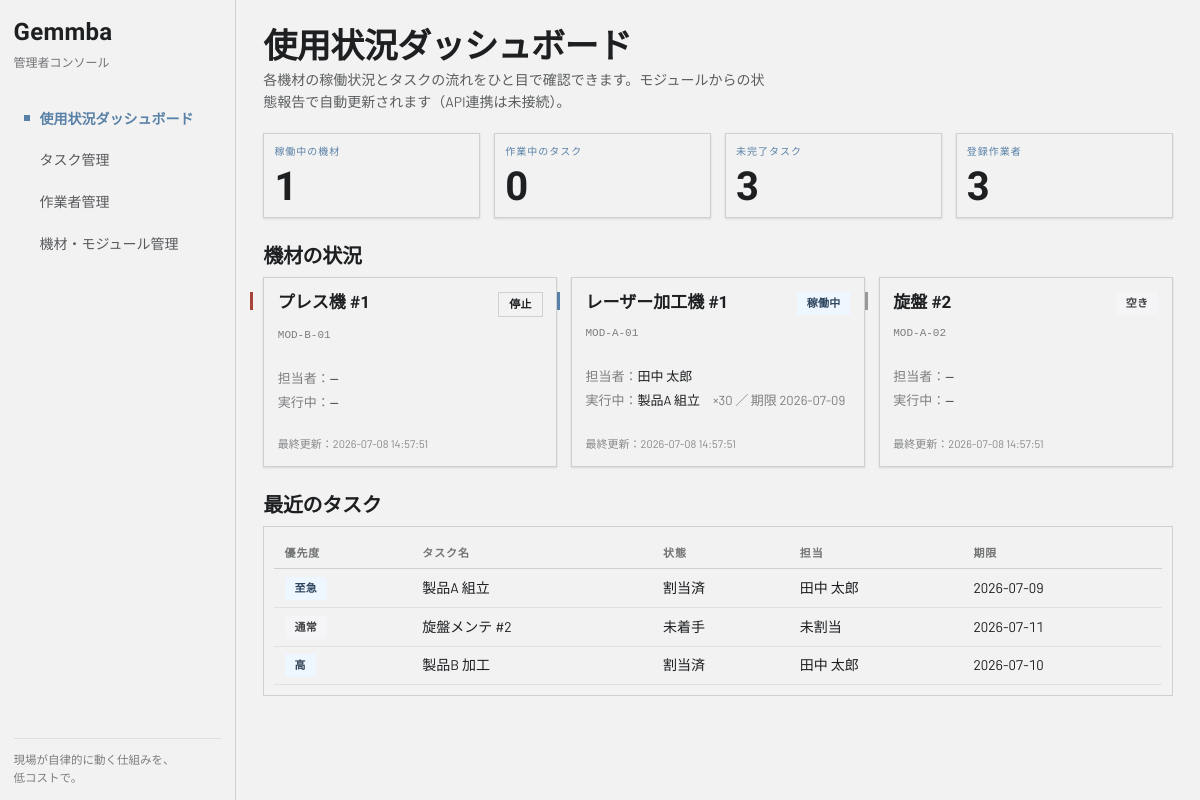
Before: / with the older database file.
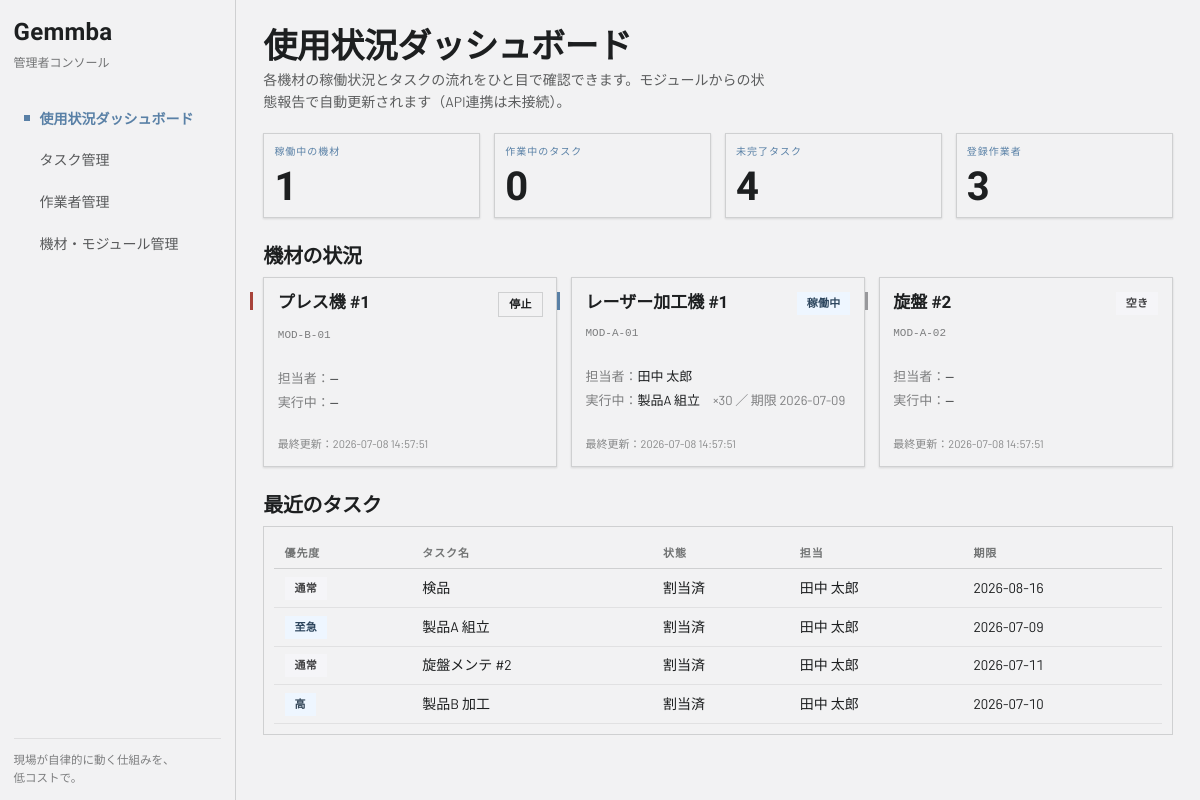
After: the same page with the newer database file.
### tables this page shows
CREATE TABLE equipment (
    id INTEGER PRIMARY KEY AUTOINCREMENT,
    name TEXT NOT NULL,
    module_id TEXT UNIQUE,                      -- モジュール(ESP32)の識別子
    status TEXT NOT NULL DEFAULT 'idle',        -- idle / working / stopped / maintenance
    current_worker_id INTEGER REFERENCES workers(id),
    current_task_id INTEGER REFERENCES tasks(id),
    updated_at TEXT DEFAULT (datetime('now', 'localtime'))
);

CREATE TABLE workers (
    id INTEGER PRIMARY KEY AUTOINCREMENT,
    name TEXT NOT NULL,
    years_of_service REAL NOT NULL DEFAULT 0,   -- 勤続年数（AIの初期文脈ベクトルに使用）
    nfc_tag_id TEXT UNIQUE,                     -- 腕輪のICチップID（後で紐付け可能）
    created_at TEXT DEFAULT (datetime('now', 'localtime'))
);

CREATE TABLE tasks (
    id INTEGER PRIMARY KEY AUTOINCREMENT,
    title TEXT NOT NULL,
    description TEXT DEFAULT '',
    difficulty INTEGER NOT NULL DEFAULT 3,      -- 難易度 1-5（AIの文脈ベクトルに使用）
    priority TEXT NOT NULL DEFAULT 'normal',    -- urgent / high / normal / low
    quantity INTEGER DEFAULT 1,
    deadline TEXT,                              -- 期限 (YYYY-MM-DD)
    status TEXT NOT NULL DEFAULT 'todo',        -- todo / assigned / in_progress / done
    assigned_worker_id INTEGER REFERENCES workers(id),
    equipment_id INTEGER REFERENCES equipment(id),
    started_at TEXT,
    completed_at TEXT,
    created_at TEXT DEFAULT (datetime('now', 'localtime'))
);

### app.py (the view)
@app.route("/")
def dashboard():
    conn = db.get_db()
    equipment = conn.execute("""
        SELECT e.*, w.name AS worker_name, t.title AS task_title,
               t.quantity AS task_quantity, t.deadline AS task_deadline
        FROM equipment e
        LEFT JOIN workers w ON w.id = e.current_worker_id
        LEFT JOIN tasks t   ON t.id = e.current_task_id
        ORDER BY e.name
    """).fetchall()
    counts = conn.execute("""
        SELECT
          (SELECT COUNT(*) FROM tasks WHERE status != 'done')       AS open_tasks,
          (SELECT COUNT(*) FROM tasks WHERE status = 'in_progress') AS active_tasks,
          (SELECT COUNT(*) FROM workers)                            AS workers,
          (SELECT COUNT(*) FROM equipment WHERE status = 'working') AS working_eq
    """).fetchone()
    recent = conn.execute("""
        SELECT t.*, w.name AS worker_name FROM tasks t
        LEFT JOIN workers w ON w.id = t.assigned_worker_id
        ORDER BY t.created_at DESC LIMIT 8
    """).fetchall()
    conn.close()
    return render_template("dashboard.html", equipment=equipment, counts=counts, recent=recent)

### app.py (called while the page is built)
@app.context_processor
def inject_labels():
    return dict(P=PRIORITY_LABELS, S=STATUS_LABELS, E=EQ_STATUS_LABELS)

### db.py (called while the page is built)
def get_db():
    conn = sqlite3.connect(DB_PATH)
    conn.row_factory = sqlite3.Row
    conn.execute("PRAGMA foreign_keys = ON")
    return conn

### templates/dashboard.html (shortened to what this page needs)
{% extends "base.html" %}
{% block content %}
<header class="page-head">
  <h1>使用状況ダッシュボード</h1>
  <p class="page-sub">各機材の稼働状況とタスクの流れをひと目で確認できます。モジュールからの状態報告で自動更新されます（API連携は未接続）。</p>
</header>
<section class="stat-grid">
  <div class="card elev-sm">
    <div class="card-kicker">稼働中の機材</div>
    <div class="stat-num">{{ counts.working_eq }}</div>
  </div>
  <div class="card elev-sm">
    <div class="card-kicker">作業中のタスク</div>
    <div class="stat-num">{{ counts.active_tasks }}</div>
  </div>
  <div class="card elev-sm">
    <div class="card-kicker">未完了タスク</div>
    <div class="stat-num">{{ counts.open_tasks }}</div>
  </div>
  <div class="card elev-sm">
    <div class="card-kicker">登録作業者</div>
    <div class="stat-num">{{ counts.workers }}</div>
  </div>
</section>
<h3 class="section-title">機材の状況</h3>
<section class="eq-grid">
  {% for e in equipment %}
  <article class="card elev-sm eq-card status-{{ e.status }}">
    <span class="app-led"></span>
    <div class="eq-card-head">
      <div class="card-title">{{ e.name }}</div>
      <span class="badge badge-{{ e.status }}">{{ E[e.status] }}</span>
    </div>
    <div class="mono">{{ e.module_id or '未接続' }}</div>
    <dl class="eq-meta">
      <div><span class="k">担当者：</span>{{ e.worker_name or '—' }}</div>
      <div><span class="k">実行中：</span>{{ e.task_title or '—' }}{% if e.task_title %}　<span class="text-muted">×{{ e.task_quantity or '—' }} ／ 期限 {{ e.task_deadline or '—' }}</span>{% endif %}</div>
    </dl>
    <div class="card-meta eq-updated">最終更新：{{ e.updated_at }}</div>
  </article>
  {% else %}
  <p class="empty">機材が登録されていません。「機材・モジュール管理」から追加してください。</p>
  {% endfor %}
</section>
<h3 class="section-title">最近のタスク</h3>
<div class="card table-wrap">
  <table class="table">
    <thead><tr><th>優先度</th><th>タスク名</th><th>状態</th><th>担当</th><th>期限</th></tr></thead>
    <tbody>
    {% for t in recent %}
      <tr>
        <td><span class="badge badge-p-{{ t.priority }}">{{ P[t.priority] }}</span></td>
        <td>{{ t.title }}</td>
        <td>{{ S[t.status] }}</td>
        <td>{{ t.worker_name or '未割当' }}</td>
        <td>{{ t.deadline or '—' }}</td>
      </tr>
    {% else %}
      <tr><td colspan="5" class="empty">タスクはまだありません。</td></tr>
    {% endfor %}
    </tbody>
  </table>
</div>
{% endblock %}

Changed rows visible on the page:
added tasks: priority "通常", title "検品", status "割当済", name "田中 太郎", deadline "2026-08-16"
changed tasks "旋盤メンテ #2": status "未着手" → "割当済"; name "未割当" → "田中 太郎"
Other visible differences:
{{ counts.open_tasks }}: "3" → "4"
